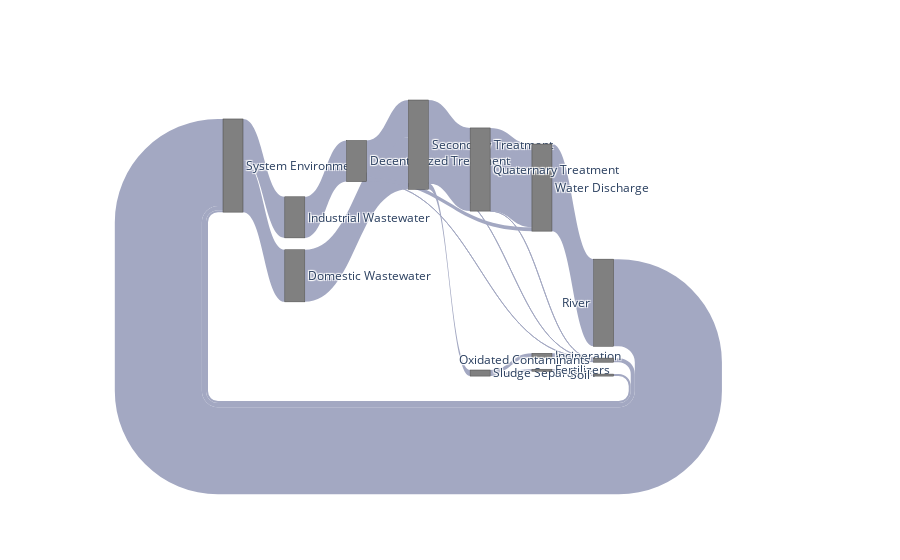
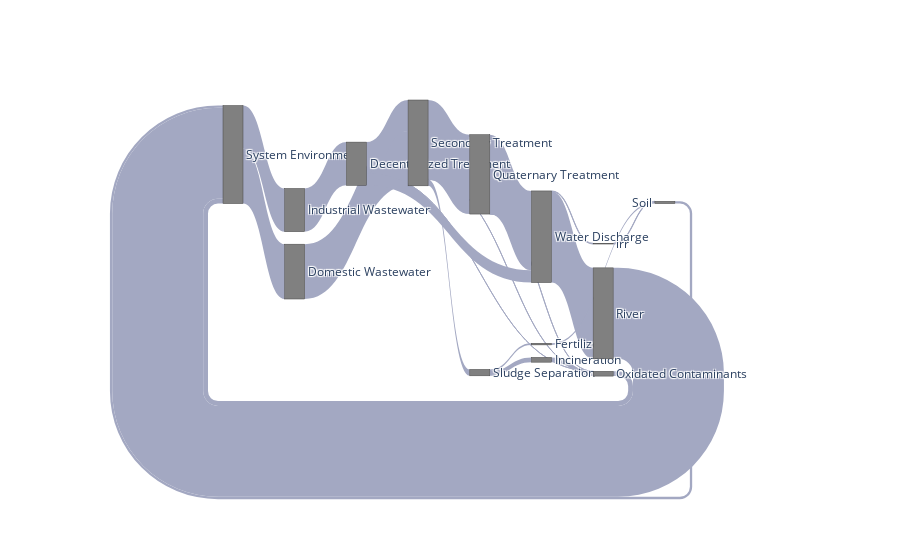
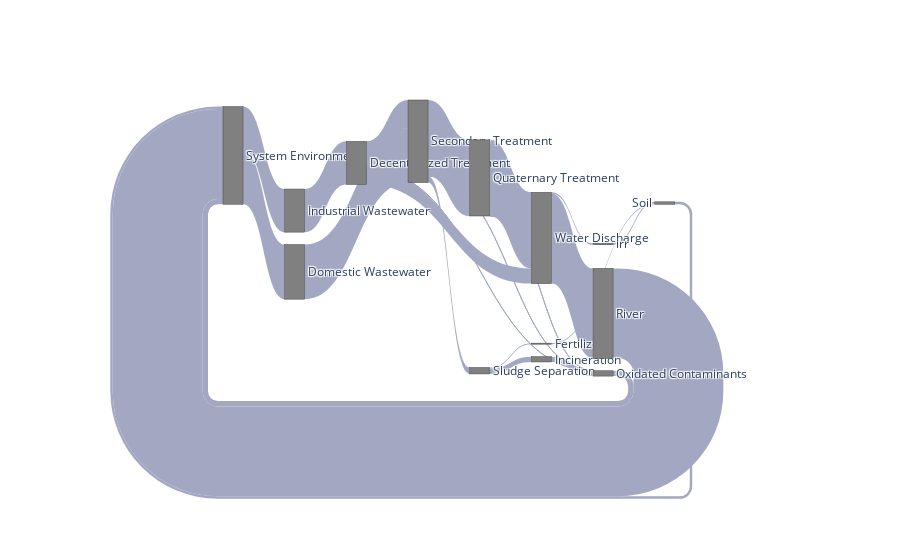

The notebook cell these images were saved under, in order:
### Code cell
# Sankey plot filtered by time and scenario

first_flow = next(iter(mfa_wt.flows.values()))
time_values = list(first_flow.dims['t'].items)
scenario_values = list(first_flow.dims['s'].items)

display_names = {'sysenv' : 'System Environment',
                'ind_ww': 'Industrial Wastewater',
                'dom_ww': 'Domestic Wastewater',
                'dec_tre': 'Decentralized Treatment',
                'sec_tre': 'Secondary Treatment',
                'qua_tre': 'Quaternary Treatment',
                'wtr_dis': 'Water Discharge',
                'inc': 'Incineration',
                'soi': 'Soil',
                'oxi_con': 'Oxidated Contaminants',
                'sldg_sep': 'Sludge Separation',
                'riv': 'River',
                'fer': 'Fertilizers'
                }

slice = {
't' : time_values
}
for t in mfa_wt.dims['t'].items :
    time_scenario_plotter = fde.PlotlySankeyPlotter(mfa=mfa_wt, exclude_processes=[], slice_dict= {'t': t}, display_names = display_names)
    time_scenario_plotter.plot().show()


#slice = {
#'s' : scenario_values
#}
#for s in mfa_wt.dims['t'].items :
#    time_scenario_plotter = fde.PlotlySankeyPlotter(mfa=mfa_wt, exclude_processes=[], slice_dict= {'s': s}, display_names = display_names)
#    time_scenario_plotter.plot().show()

### Figure 1 — Plotly figure (JSON) as saved in the notebook; plotly's stock layout.template omitted (floating-point values rounded to 4 significant figures)
{"data": [{"arrangement": "snap", "link": {"color": ["hsl(230,20,70)", "hsl(230,20,70)", "hsl(230,20,70)", "hsl(230,20,70)", "hsl(230,20,70)", "hsl(230,20,70)", "hsl(230,20,70)", "hsl(230,20,70)", "hsl(230,20,70)", "hsl(230,20,70)", "hsl(230,20,70)", "hsl(230,20,70)", "hsl(230,20,70)", "hsl(230,20,70)", "hsl(230,20,70)", "hsl(230,20,70)", "hsl(230,20,70)", "hsl(230,20,70)", "hsl(230,20,70)", "hsl(230,20,70)", "hsl(230,20,70)", "hsl(230,20,70)", "hsl(230,20,70)", "hsl(230,20,70)", "hsl(230,20,70)", "hsl(230,20,70)"], "label": ["sysenv => ind_ww", "sysenv => dom_ww", "ind_ww => dec_tre", "dom_ww => sec_tre", "dec_tre => sec_tre", "dec_tre => wtr_dis", "dec_tre => oxi_con", "sec_tre => qua_tre", "sec_tre => sldg_sep", "sec_tre => oxi_con", "qua_tre => wtr_dis", "qua_tre => inc", "qua_tre => oxi_con", "wtr_dis => irr", "wtr_dis => riv", "sldg_sep => inc", "sldg_sep => fer", "irr => soi", "fer => soi", "inc => lan", "inc => co2", "inc => oxi_con", "oxi_con => sysenv", "co2 => sysenv", "soi => sysenv", "riv => sysenv"], "source": [0, 0, 1, 2, 3, 3, 3, 4, 4, 4, 13, 13, 13, 9, 9, 5, 5, 10, 7, 6, 6, 6, 14, 12, 8, 11], "target": [1, 2, 3, 4, 4, 9, 14, 13, 5, 14, 9, 6, 14, 10, 11, 6, 7, 8, 8, 15, 12, 14, 0, 0, 0, 0], "value": [9196000000.0, 11660000000.0, 9196000000.0, 11660000000.0, 8319000000.0, 877200000.0, 66.45, 18610000000.0, 1364000000.0, 721.5, 18610000000.0, 0, 74.32, 0, 19490000000.0, 914000000.0, 450200000.0, 0, 450200000.0, -37.0, -703.1, 914000000.0, 914000000.0, -703.1, 450200000.0, 19490000000.0]}, "node": {"color": ["gray", "gray", "gray", "gray", "gray", "gray", "gray", "gray", "gray", "gray", "gray", "gray", "gray", "gray", "gray", "gray"], "label": ["System Environment", "Industrial Wastewater", "Domestic Wastewater", "Decentralized Treatment", "Secondary Treatment", "Sludge Separation", "Incineration", "Fertilizers", "Soil", "Water Discharge", "irr", "River", "co2", "Quaternary Treatment", "Oxidated Contaminants", "lan"], "pad": 10}, "type": "sankey"}], "layout": {}}

### Figure 2 — Plotly figure (JSON) as saved in the notebook; plotly's stock layout.template omitted (floating-point values rounded to 4 significant figures)
{"data": [{"arrangement": "snap", "link": {"color": ["hsl(230,20,70)", "hsl(230,20,70)", "hsl(230,20,70)", "hsl(230,20,70)", "hsl(230,20,70)", "hsl(230,20,70)", "hsl(230,20,70)", "hsl(230,20,70)", "hsl(230,20,70)", "hsl(230,20,70)", "hsl(230,20,70)", "hsl(230,20,70)", "hsl(230,20,70)", "hsl(230,20,70)", "hsl(230,20,70)", "hsl(230,20,70)", "hsl(230,20,70)", "hsl(230,20,70)", "hsl(230,20,70)", "hsl(230,20,70)", "hsl(230,20,70)", "hsl(230,20,70)", "hsl(230,20,70)", "hsl(230,20,70)", "hsl(230,20,70)", "hsl(230,20,70)"], "label": ["sysenv => ind_ww", "sysenv => dom_ww", "ind_ww => dec_tre", "dom_ww => sec_tre", "dec_tre => sec_tre", "dec_tre => wtr_dis", "dec_tre => oxi_con", "sec_tre => qua_tre", "sec_tre => sldg_sep", "sec_tre => oxi_con", "qua_tre => wtr_dis", "qua_tre => inc", "qua_tre => oxi_con", "wtr_dis => irr", "wtr_dis => riv", "sldg_sep => inc", "sldg_sep => fer", "irr => soi", "fer => soi", "inc => lan", "inc => co2", "inc => oxi_con", "oxi_con => sysenv", "co2 => sysenv", "soi => sysenv", "riv => sysenv"], "source": [0, 0, 1, 2, 3, 3, 3, 4, 4, 4, 13, 13, 13, 9, 9, 5, 5, 10, 7, 6, 6, 6, 14, 12, 8, 11], "target": [1, 2, 3, 4, 4, 9, 14, 13, 5, 14, 9, 6, 14, 10, 11, 6, 7, 8, 8, 15, 12, 14, 0, 0, 0, 0], "value": [9119000000.0, 11560000000.0, 9119000000.0, 11560000000.0, 6536000000.0, 2583000000.0, 230.6, 16740000000.0, 1353000000.0, 652.9, 16740000000.0, 0, 783.5, 145000000.0, 19180000000.0, 1011000000.0, 341600000.0, 145000000.0, 341600000.0, -32.64, -620.3, 1011000000.0, 1011000000.0, -620.3, 486500000.0, 19180000000.0]}, "node": {"color": ["gray", "gray", "gray", "gray", "gray", "gray", "gray", "gray", "gray", "gray", "gray", "gray", "gray", "gray", "gray", "gray"], "label": ["System Environment", "Industrial Wastewater", "Domestic Wastewater", "Decentralized Treatment", "Secondary Treatment", "Sludge Separation", "Incineration", "Fertilizers", "Soil", "Water Discharge", "irr", "River", "co2", "Quaternary Treatment", "Oxidated Contaminants", "lan"], "pad": 10}, "type": "sankey"}], "layout": {}}

### Figure 3 — Plotly figure (JSON) as saved in the notebook; plotly's stock layout.template omitted (floating-point values rounded to 4 significant figures)
{"data": [{"arrangement": "snap", "link": {"color": ["hsl(230,20,70)", "hsl(230,20,70)", "hsl(230,20,70)", "hsl(230,20,70)", "hsl(230,20,70)", "hsl(230,20,70)", "hsl(230,20,70)", "hsl(230,20,70)", "hsl(230,20,70)", "hsl(230,20,70)", "hsl(230,20,70)", "hsl(230,20,70)", "hsl(230,20,70)", "hsl(230,20,70)", "hsl(230,20,70)", "hsl(230,20,70)", "hsl(230,20,70)", "hsl(230,20,70)", "hsl(230,20,70)", "hsl(230,20,70)", "hsl(230,20,70)", "hsl(230,20,70)", "hsl(230,20,70)", "hsl(230,20,70)", "hsl(230,20,70)", "hsl(230,20,70)"], "label": ["sysenv => ind_ww", "sysenv => dom_ww", "ind_ww => dec_tre", "dom_ww => sec_tre", "dec_tre => sec_tre", "dec_tre => wtr_dis", "dec_tre => oxi_con", "sec_tre => qua_tre", "sec_tre => sldg_sep", "sec_tre => oxi_con", "qua_tre => wtr_dis", "qua_tre => inc", "qua_tre => oxi_con", "wtr_dis => irr", "wtr_dis => riv", "sldg_sep => inc", "sldg_sep => fer", "irr => soi", "fer => soi", "inc => lan", "inc => co2", "inc => oxi_con", "oxi_con => sysenv", "co2 => sysenv", "soi => sysenv", "riv => sysenv"], "source": [0, 0, 1, 2, 3, 3, 3, 4, 4, 4, 13, 13, 13, 9, 9, 5, 5, 10, 7, 6, 6, 6, 14, 12, 8, 11], "target": [1, 2, 3, 4, 4, 9, 14, 13, 5, 14, 9, 6, 14, 10, 11, 6, 7, 8, 8, 15, 12, 14, 0, 0, 0, 0], "value": [8957000000.0, 11360000000.0, 8957000000.0, 11360000000.0, 5803000000.0, 3154000000.0, 356.0, 15830000000.0, 1329000000.0, 618.8, 15830000000.0, 0, 2475.0, 284800000.0, 18700000000.0, 1109000000.0, 219200000.0, 284800000.0, 219200000.0, -30.94, -587.8, 1109000000.0, 1109000000.0, -587.8, 504000000.0, 18700000000.0]}, "node": {"color": ["gray", "gray", "gray", "gray", "gray", "gray", "gray", "gray", "gray", "gray", "gray", "gray", "gray", "gray", "gray", "gray"], "label": ["System Environment", "Industrial Wastewater", "Domestic Wastewater", "Decentralized Treatment", "Secondary Treatment", "Sludge Separation", "Incineration", "Fertilizers", "Soil", "Water Discharge", "irr", "River", "co2", "Quaternary Treatment", "Oxidated Contaminants", "lan"], "pad": 10}, "type": "sankey"}], "layout": {}}
